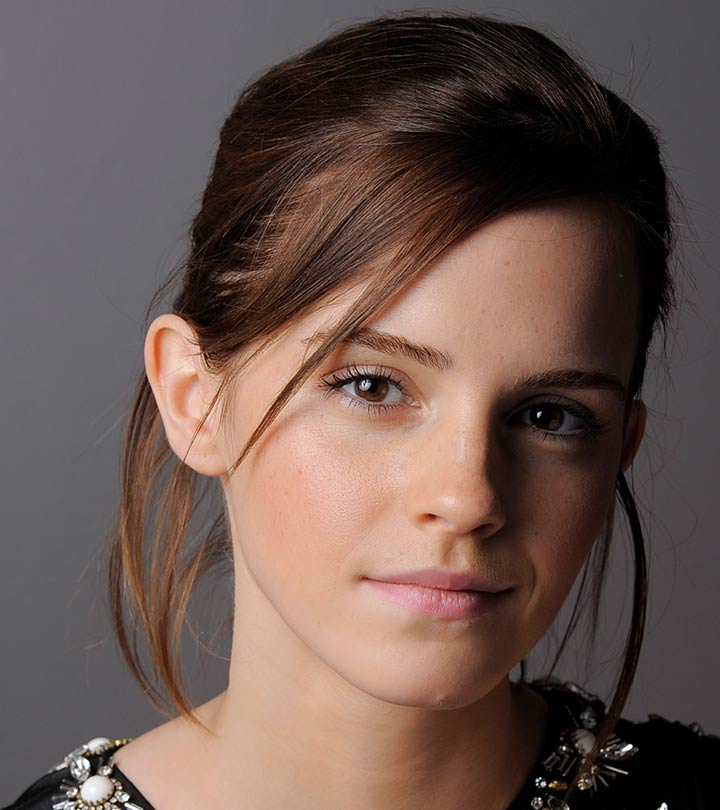
#> input picture Images/emma.jpg, 720 x 810 px, found by its file name
$ jupyter execute Lec1.ipynb
#> lines starting #> are read from the running program, lines starting #| are printed output that depends on the picture
[cell 1]
# prompt: mount google drive

from google.colab import drive
drive.mount('/content/drive')

[cell 2]
import cv2 as cv
import numpy as np
import matplotlib.pyplot as plt

[cell 3]
im = cv.imread('/content/drive/MyDrive/Image Processing EN3160/emma.jpg')
#> im is the input picture: shape (810, 720, 3); mean B, G, R 80.1, 87.4, 106.8
assert im is not None

fig, ax = plt.subplots(figsize = (8, 8))
ax.imshow(cv.cvtColor(im, cv.COLOR_BGR2RGB))
ax.axis('off')
plt.show()

[cell 4]
# Increasing the brightness
import cmath
import cv2 as cv
import numpy as np
from matplotlib import cm
import matplotlib.pyplot as plt

# Load the image
im1 = cv.imread('/content/drive/MyDrive/Image Processing EN3160/emma.jpg', cv.IMREAD_GRAYSCALE)
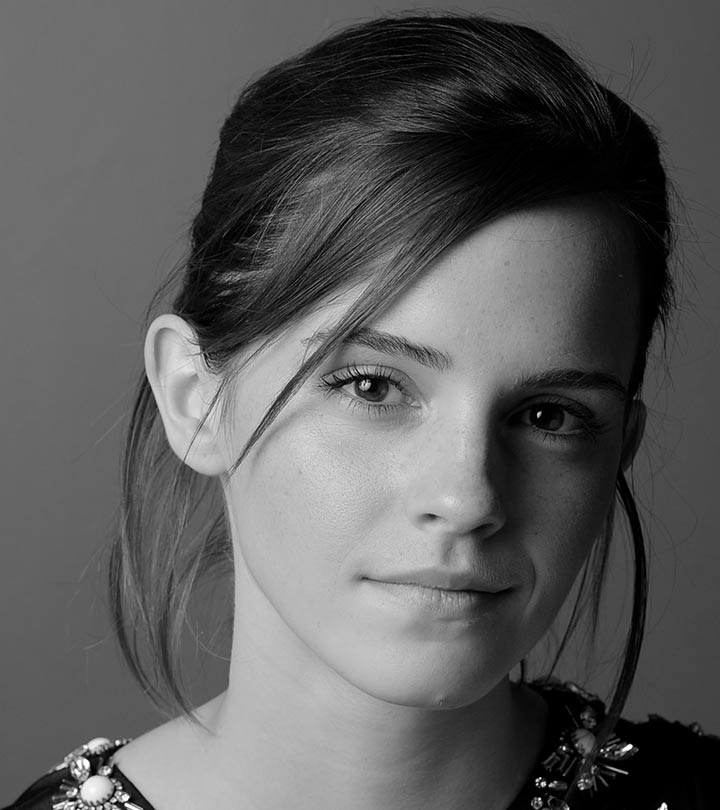
#> im1: shape (810, 720); min 0, max 255, mean 92.3
assert im1 is not None

# Increase the brightness
im2 = cv.convertScaleAbs(im1, alpha=1, beta=100)
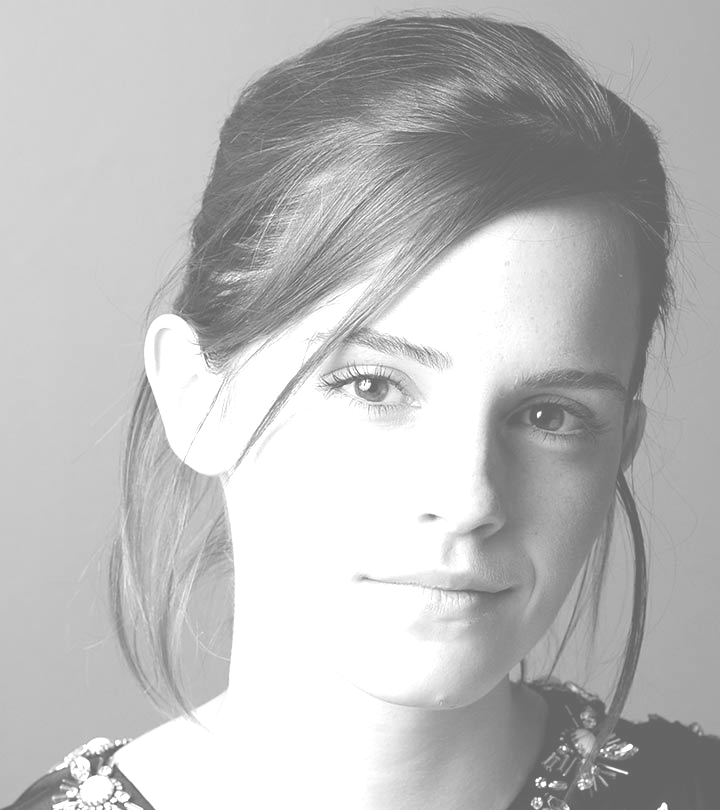
#> im2: shape (810, 720); min 100, max 255, mean 187.3

# Create subplots
fig, ax = plt.subplots(1, 2, figsize=(10, 5))

# Display the original image
ax[0].imshow(cv.cvtColor(im1, cv.COLOR_BGR2RGB), cmap = cm.gray, vmin = 0, vmax = 255)
ax[0].axis('off')
ax[0].set_title('Original Image')

# Display the brightened image
ax[1].imshow(cv.cvtColor(im2, cv.COLOR_BGR2RGB), cmap = cm.gray, vmin = 0, vmax = 255)
ax[1].axis('off')
ax[1].set_title('Brightened Image')

# Show the plot
plt.show()
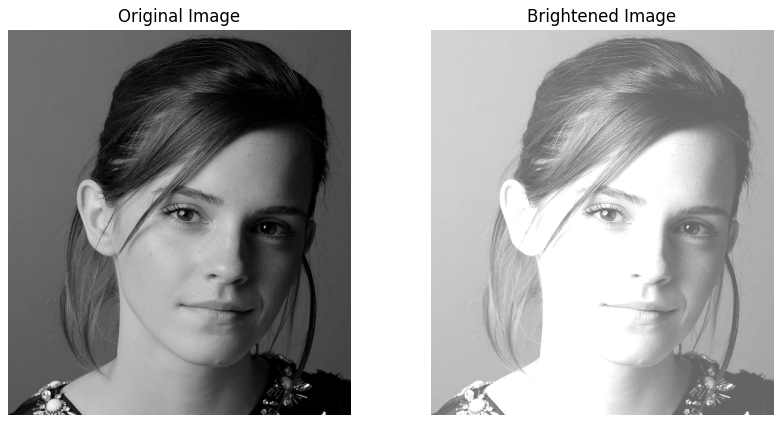
#> figure drawn by matplotlib, 2 panels

[cell 5]
im = np.zeros((6, 8), dtype=np.uint8)
im [2,3] = 255

fig,ax = plt.subplots(figsize = (8, 8))
ax.imshow(im, cmap = cm.gray, vmin = 0, vmax = 255)
ax.axis('off')
plt.show()
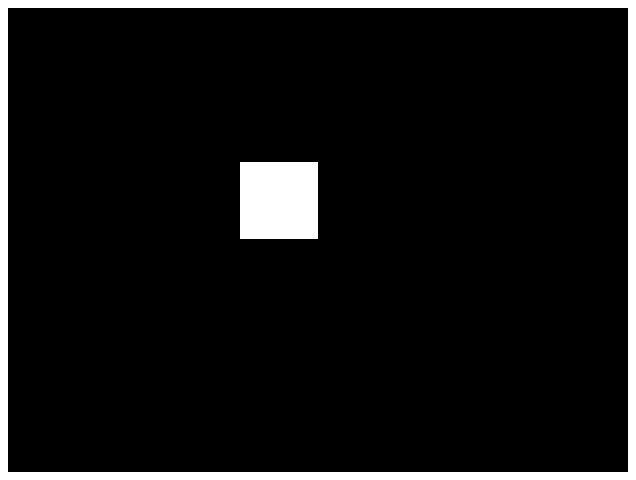
#> figure drawn by matplotlib, 1 panel

[cell 6]
# Create an array of zeros (black image)
im = np.zeros((6, 8, 3), dtype=np.uint8)

# Set a specific color (R, G, B) to the element at (2, 3)
im[2, 3] = (255, 190, 203)  # Pink color

# Create a plot
fig, ax = plt.subplots(figsize=(8, 8))
ax.imshow(im)
ax.axis('off')
plt.show()

[cell 7]
import cv2 as cv
import numpy as np
import matplotlib.pyplot as plt

f= cv.imread('/content/drive/MyDrive/Image Processing EN3160/emma.jpg',cv.IMREAD_GRAYSCALE)
assert f is not None
t = np.arange(256, dtype=np.uint8)

plt.plot(t)
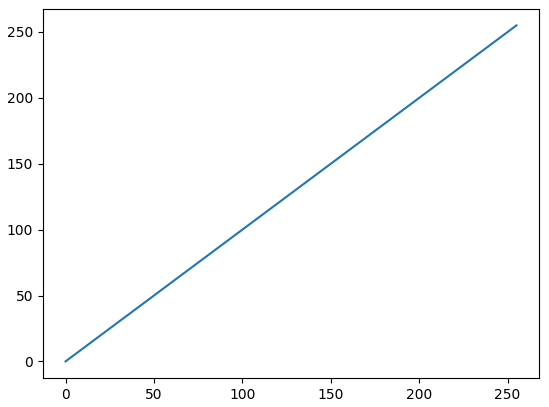
#> figure drawn by matplotlib, 1 panel; curve peaks at x = 255, y = 255

[cell 8]
t.shape

[cell 9]
t.dtype

[cell 10]
import cv2 as cv
import numpy as np
import matplotlib.pyplot as plt

f = cv.imread('/content/drive/MyDrive/Image Processing EN3160/emma.jpg', cv.IMREAD_GRAYSCALE)
assert f is not None

M,N = f.shape
#> M = 810; N = 720

h= cv.calcHist([f],[0],None,[256],[0,256])
#> h = 256 values, max 15873 at index 0, min 5 at index 246, mean 2278.1
cdf = np.cumsum(h)
#> cdf = 256 values from 15873 to 583200
L = 256
t = np.uint8((L-1)*cdf/ M*N)
#> t = 256 values, max 253 at index 7, min 0 at index 45, mean 123.1
g = t[f]
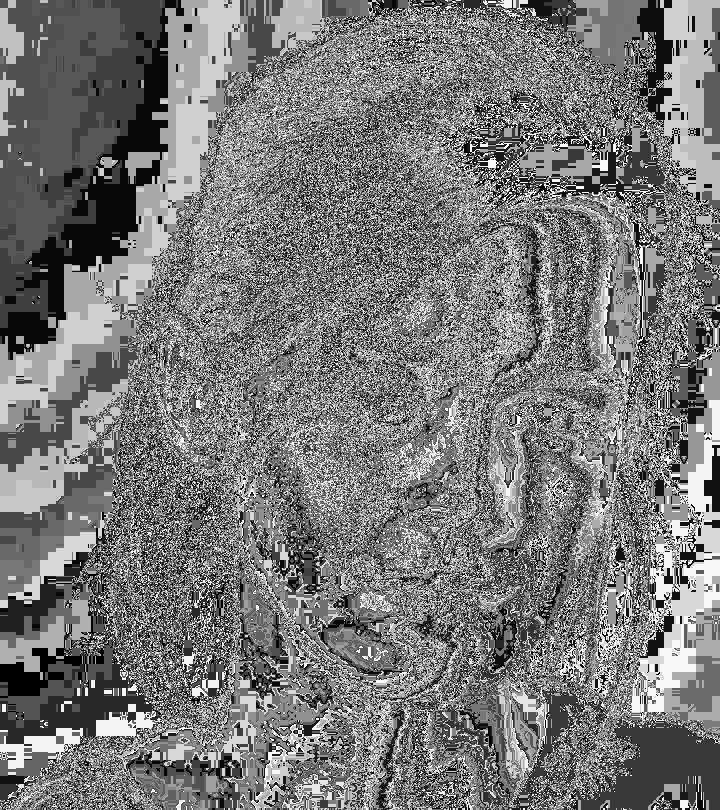
#> g: shape (810, 720); min 0, max 253, mean 120.4


#Display the original image and quilized image side by side
#Label the original image as Original and Eualized one as Equalized
#Turn the axis off in both

fig, ax = plt.subplots(1, 2, figsize=(10, 5))

ax[0].imshow(cv.cvtColor(f, cv.COLOR_BGR2RGB), cmap = cm.gray, vmin = 0, vmax = 255)
ax[0].axis('off')
ax[0].set_title('Original Image')

ax[1].imshow(cv.cvtColor(g, cv.COLOR_BGR2RGB), cmap = cm.gray, vmin = 0, vmax = 255)
ax[1].axis('off')
ax[1].set_title('Equalized Image')
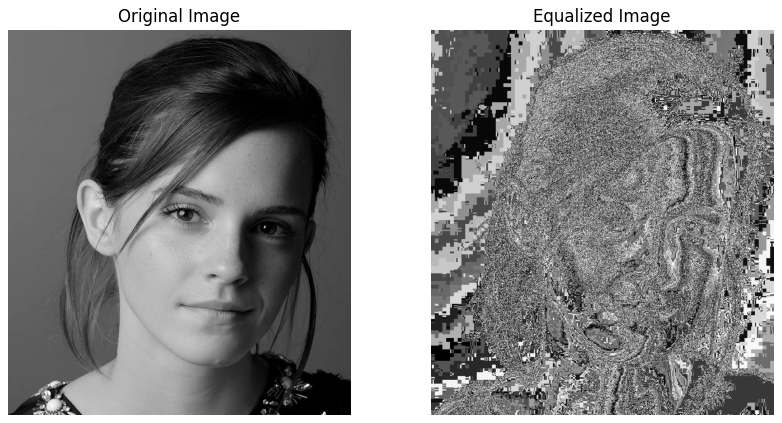
#> figure drawn by matplotlib, 2 panels

$ run again, with Images/girl.jpg copied over Images/emma.jpg
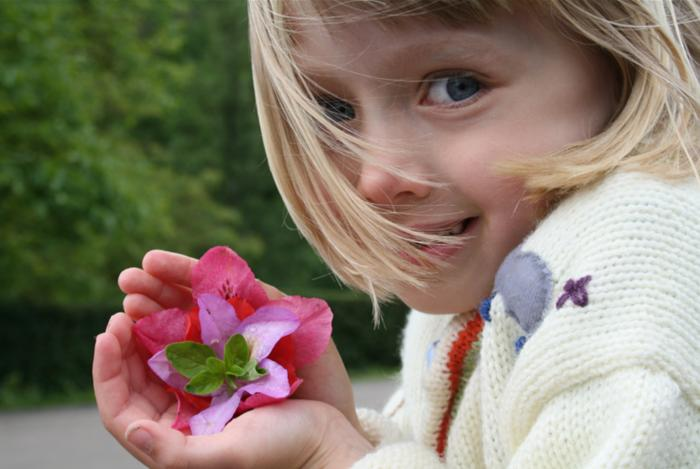
#> input picture Images/girl.jpg, 700 x 469 px, found by its file name
#> im is the input picture: shape (469, 700, 3); mean B, G, R 108.3, 123.9, 136.1
#> `plt.show()`:
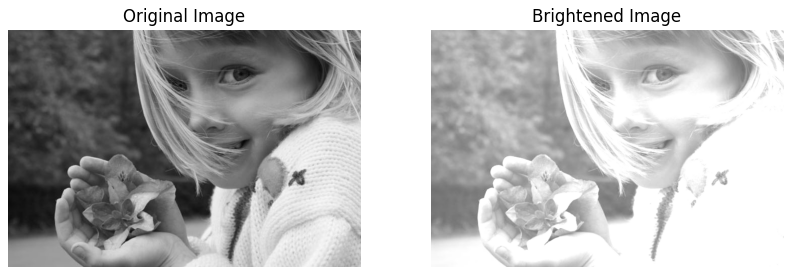
#> figure drawn by matplotlib, 2 panels
#> h = 256 values, max 2656 at index 69, min 0 at index 0, mean 1282.4
#> cdf = 256 values from 0 to 328300
#> t = 256 values, max 252 at index 116, min 0 at index 0, mean 132
#> `[cell 10] import cv2 as cv import numpy as np import matplotlib.pyplot..`:
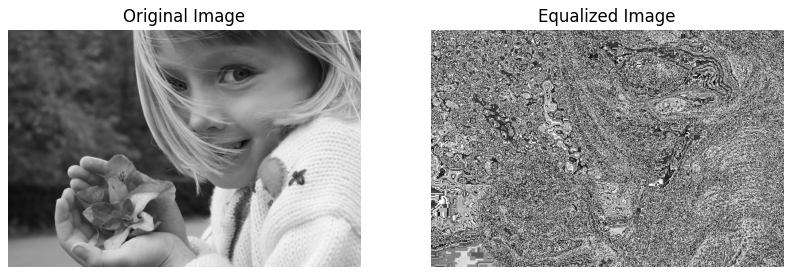
#> figure drawn by matplotlib, 2 panels

$ run again, with Images/jeniffer.jpg copied over Images/emma.jpg
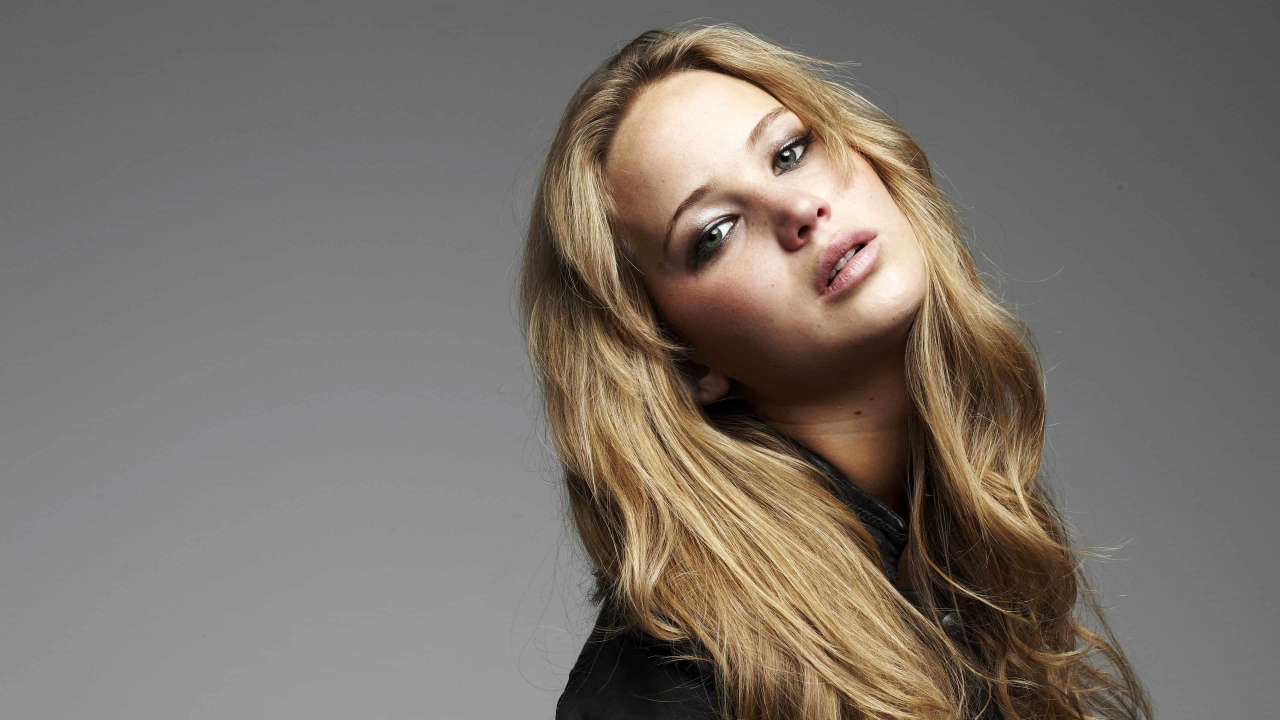
#> input picture Images/jeniffer.jpg, 3840 x 2160 px, found by its file name (shown at 1/3 size)
#> im is the input picture: shape (2160, 3840, 3); mean B, G, R 106.8, 114.3, 122.3
#> h = 256 values, max 296959 at index 104, min 18 at index 253, mean 32400
#> cdf = 256 values from 6970 to 8294400
#> t = 256 values, max 248 at index 20, min 0 at index 50, mean 50.02
#> `[cell 10] import cv2 as cv import numpy as np import matplotlib.pyplot..`:
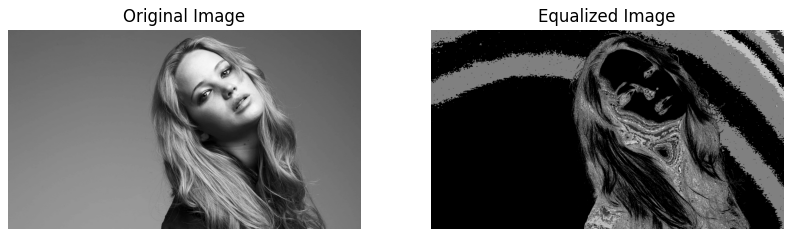
#> figure drawn by matplotlib, 2 panels
